Frame 1 (no input): blank canvas, image omitted
Frame 60 (no input): blank canvas, image omitted
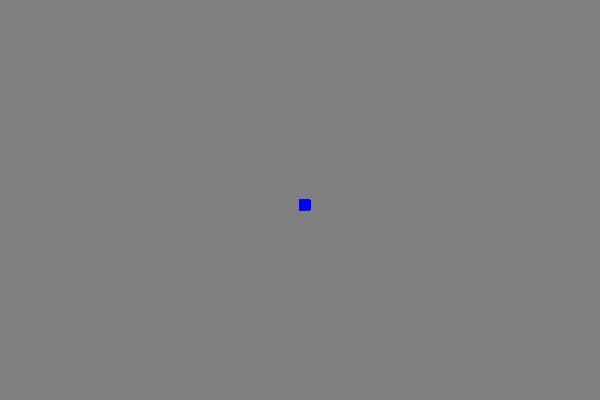
Frame 120 (the mouse pressed at the canvas centre since frame 60)

The p5.js sketch whose frames 1 and 60 were blank and that drew this single picture after the mouse press (run headless with seeded random() and noise() and a simulated clock; from frame 60 on, the mouse is pressed at the canvas centre):

// p5.js sketch
// ── sketch.js
function setup() {
    createCanvas(600, 400);
    background("gray");
  }
  
  function draw() {
    stroke("blue");
    fill("blue");
  
    //console.log(mouseIsPressed)
  
    if (mouseIsPressed) {
      rect(mouseX, mouseY, 10, 10);
    }
  }
